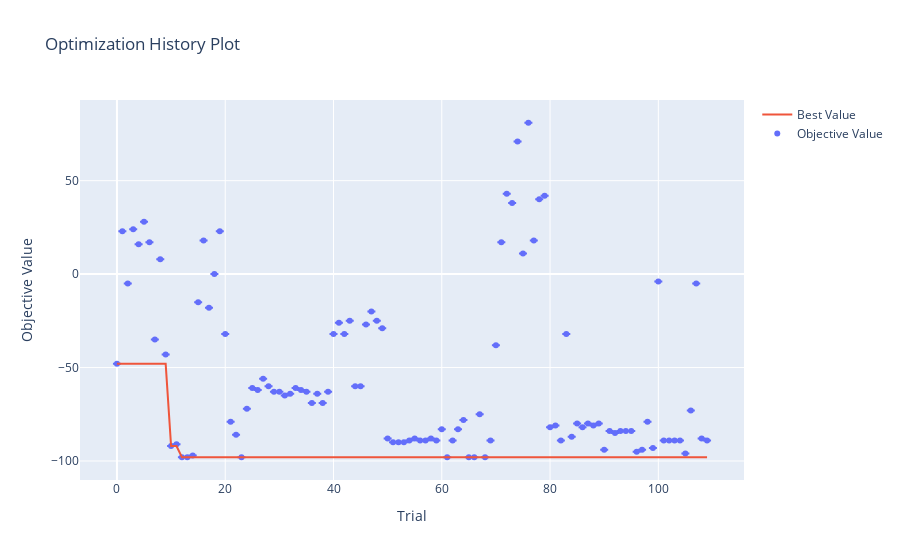

Notebook code for this chart:
### Code cell
# Plotting optimization history (INTERACTIVE)
optimization_history_plot = vis.plot_optimization_history(study, error_bar=True)
optimization_history_plot.show()

### Figure 1 — Plotly figure (JSON) as saved in the notebook; plotly's stock layout.template omitted (floating-point values rounded to 4 significant figures)
{"data": [{"error_y": {"array": [0, 0, 0, 0, 0, 0, 0, 0, 0, 0, 0, 0, 0, 0, 0, 0, 0, 0, 0, 0, 0, 0, 0, 0, 0, 0, 0, 0, 0, 0, 0, 0, 0, 0, 0, 0, 0, 0, 0, 0, 0, 0, 0, 0, 0, 0, 0, 0, 0, 0, 0, 0, 0, 0, 0, 0, 0, 0, 0, 0, 0, 0, 0, 0, 0, 0, 0, 0, 0, 0, 0, 0, 0, 0, 0, 0, 0, 0, 0, 0, 0, 0, 0, 0, 0, 0, 0, 0, 0, 0, 0, 0, 0, 0, 0, 0, 0, 0, 0, 0, 0, 0, 0, 0, 0, 0, 0, 0, 0, 0], "type": "data", "visible": true}, "mode": "markers", "name": "Objective Value", "type": "scatter", "x": [0, 1, 2, 3, 4, 5, 6, 7, 8, 9, 10, 11, 12, 13, 14, 15, 16, 17, 18, 19, 20, 21, 22, 23, 24, 25, 26, 27, 28, 29, 30, 31, 32, 33, 34, 35, 36, 37, 38, 39, 40, 41, 42, 43, 44, 45, 46, 47, 48, 49, 50, 51, 52, 53, 54, 55, 56, 57, 58, 59, 60, 61, 62, 63, 64, 65, 66, 67, 68, 69, 70, 71, 72, 73, 74, 75, 76, 77, 78, 79, 80, 81, 82, 83, 84, 85, 86, 87, 88, 89, 90, 91, 92, 93, 94, 95, 96, 97, 98, 99, 100, 101, 102, 103, 104, 105, 106, 107, 108, 109], "y": [-48, 23, -5, 24, 16, 28, 17, -35, 8, -43, -92, -91, -98, -98, -97, -15, 18, -18, 0, 23, -32, -79, -86, -98, -72, -61, -62, -56, -60, -63, -63, -65, -64, -61, -62, -63, -69, -64, -69, -63, -32, -26, -32, -25, -60, -60, -27, -20, -25, -29, -88, -90, -90, -90, -89, -88, -89, -89, -88, -89, -83, -98, -89, -83, -78, -98, -98, -75, -98, -89, -38, 17, 43, 38, 71, 11, 81, 18, 40, 42, -82, -81, -89, -32, -87, -80, -82, -80, -81, -80, -94, -84, -85, -84, -84, -84, -95, -94, -79, -93, -4, -89, -89, -89, -89, -96, -73, -5, -88, -89]}, {"name": "Best Value", "type": "scatter", "x": [0, 1, 2, 3, 4, 5, 6, 7, 8, 9, 10, 11, 12, 13, 14, 15, 16, 17, 18, 19, 20, 21, 22, 23, 24, 25, 26, 27, 28, 29, 30, 31, 32, 33, 34, 35, 36, 37, 38, 39, 40, 41, 42, 43, 44, 45, 46, 47, 48, 49, 50, 51, 52, 53, 54, 55, 56, 57, 58, 59, 60, 61, 62, 63, 64, 65, 66, 67, 68, 69, 70, 71, 72, 73, 74, 75, 76, 77, 78, 79, 80, 81, 82, 83, 84, 85, 86, 87, 88, 89, 90, 91, 92, 93, 94, 95, 96, 97, 98, 99, 100, 101, 102, 103, 104, 105, 106, 107, 108, 109], "y": [-48, -48, -48, -48, -48, -48, -48, -48, -48, -48, -92, -92, -98, -98, -98, -98, -98, -98, -98, -98, -98, -98, -98, -98, -98, -98, -98, -98, -98, -98, -98, -98, -98, -98, -98, -98, -98, -98, -98, -98, -98, -98, -98, -98, -98, -98, -98, -98, -98, -98, -98, -98, -98, -98, -98, -98, -98, -98, -98, -98, -98, -98, -98, -98, -98, -98, -98, -98, -98, -98, -98, -98, -98, -98, -98, -98, -98, -98, -98, -98, -98, -98, -98, -98, -98, -98, -98, -98, -98, -98, -98, -98, -98, -98, -98, -98, -98, -98, -98, -98, -98, -98, -98, -98, -98, -98, -98, -98, -98, -98]}, {"line": {"width": 0.01}, "mode": "lines", "showlegend": false, "type": "scatter", "x": [0, 1, 2, 3, 4, 5, 6, 7, 8, 9, 10, 11, 12, 13, 14, 15, 16, 17, 18, 19, 20, 21, 22, 23, 24, 25, 26, 27, 28, 29, 30, 31, 32, 33, 34, 35, 36, 37, 38, 39, 40, 41, 42, 43, 44, 45, 46, 47, 48, 49, 50, 51, 52, 53, 54, 55, 56, 57, 58, 59, 60, 61, 62, 63, 64, 65, 66, 67, 68, 69, 70, 71, 72, 73, 74, 75, 76, 77, 78, 79, 80, 81, 82, 83, 84, 85, 86, 87, 88, 89, 90, 91, 92, 93, 94, 95, 96, 97, 98, 99, 100, 101, 102, 103, 104, 105, 106, 107, 108, 109], "y": [-48, -48, -48, -48, -48, -48, -48, -48, -48, -48, -92, -92, -98, -98, -98, -98, -98, -98, -98, -98, -98, -98, -98, -98, -98, -98, -98, -98, -98, -98, -98, -98, -98, -98, -98, -98, -98, -98, -98, -98, -98, -98, -98, -98, -98, -98, -98, -98, -98, -98, -98, -98, -98, -98, -98, -98, -98, -98, -98, -98, -98, -98, -98, -98, -98, -98, -98, -98, -98, -98, -98, -98, -98, -98, -98, -98, -98, -98, -98, -98, -98, -98, -98, -98, -98, -98, -98, -98, -98, -98, -98, -98, -98, -98, -98, -98, -98, -98, -98, -98, -98, -98, -98, -98, -98, -98, -98, -98, -98, -98]}, {"fill": "tonexty", "fillcolor": "rgba(255,0,0,0.2)", "mode": "none", "showlegend": false, "type": "scatter", "x": [0, 1, 2, 3, 4, 5, 6, 7, 8, 9, 10, 11, 12, 13, 14, 15, 16, 17, 18, 19, 20, 21, 22, 23, 24, 25, 26, 27, 28, 29, 30, 31, 32, 33, 34, 35, 36, 37, 38, 39, 40, 41, 42, 43, 44, 45, 46, 47, 48, 49, 50, 51, 52, 53, 54, 55, 56, 57, 58, 59, 60, 61, 62, 63, 64, 65, 66, 67, 68, 69, 70, 71, 72, 73, 74, 75, 76, 77, 78, 79, 80, 81, 82, 83, 84, 85, 86, 87, 88, 89, 90, 91, 92, 93, 94, 95, 96, 97, 98, 99, 100, 101, 102, 103, 104, 105, 106, 107, 108, 109], "y": [-48, -48, -48, -48, -48, -48, -48, -48, -48, -48, -92, -92, -98, -98, -98, -98, -98, -98, -98, -98, -98, -98, -98, -98, -98, -98, -98, -98, -98, -98, -98, -98, -98, -98, -98, -98, -98, -98, -98, -98, -98, -98, -98, -98, -98, -98, -98, -98, -98, -98, -98, -98, -98, -98, -98, -98, -98, -98, -98, -98, -98, -98, -98, -98, -98, -98, -98, -98, -98, -98, -98, -98, -98, -98, -98, -98, -98, -98, -98, -98, -98, -98, -98, -98, -98, -98, -98, -98, -98, -98, -98, -98, -98, -98, -98, -98, -98, -98, -98, -98, -98, -98, -98, -98, -98, -98, -98, -98, -98, -98]}], "layout": {"title": {"text": "Optimization History Plot"}, "xaxis": {"title": {"text": "Trial"}}, "yaxis": {"title": {"text": "Objective Value"}}}}
